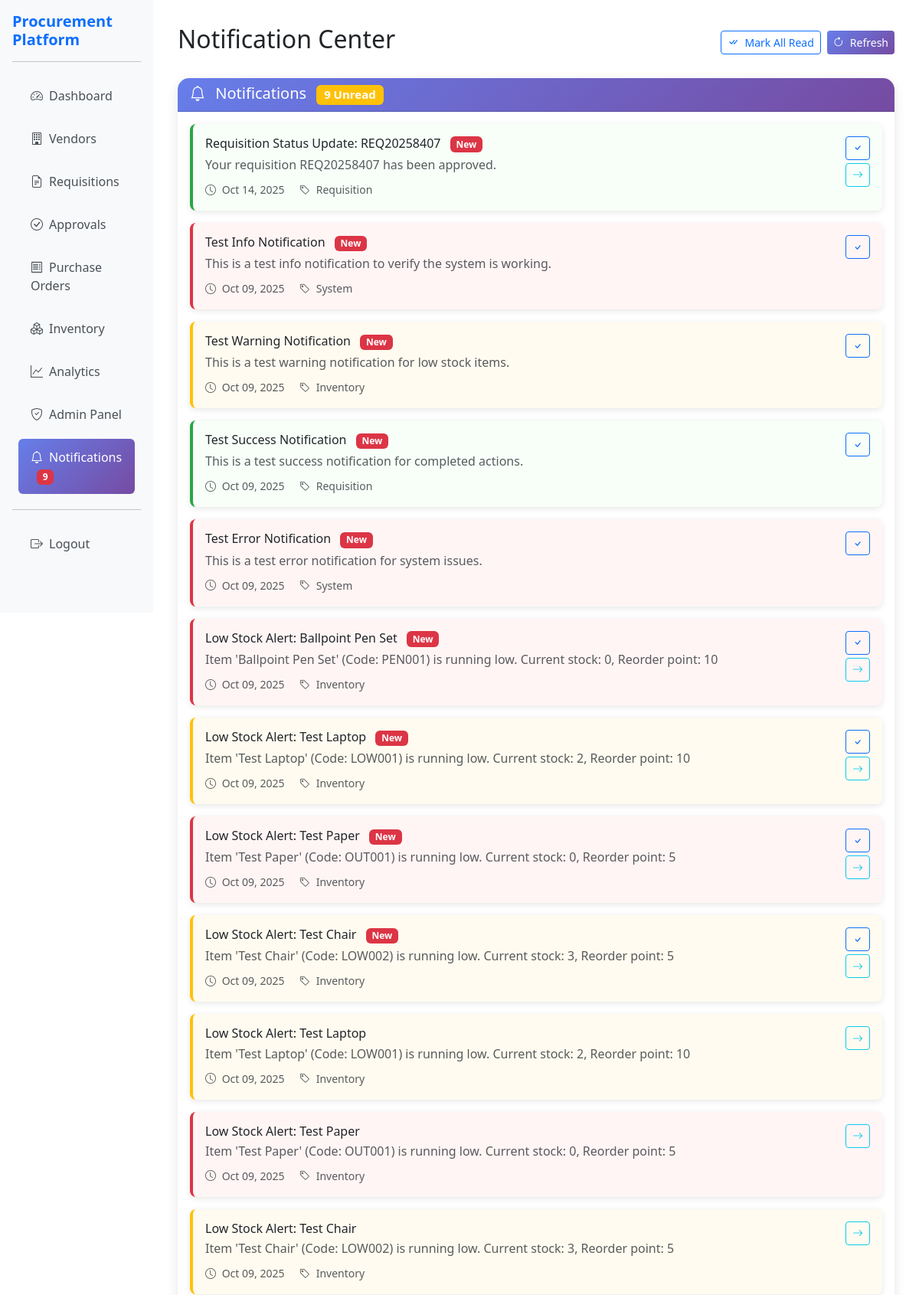
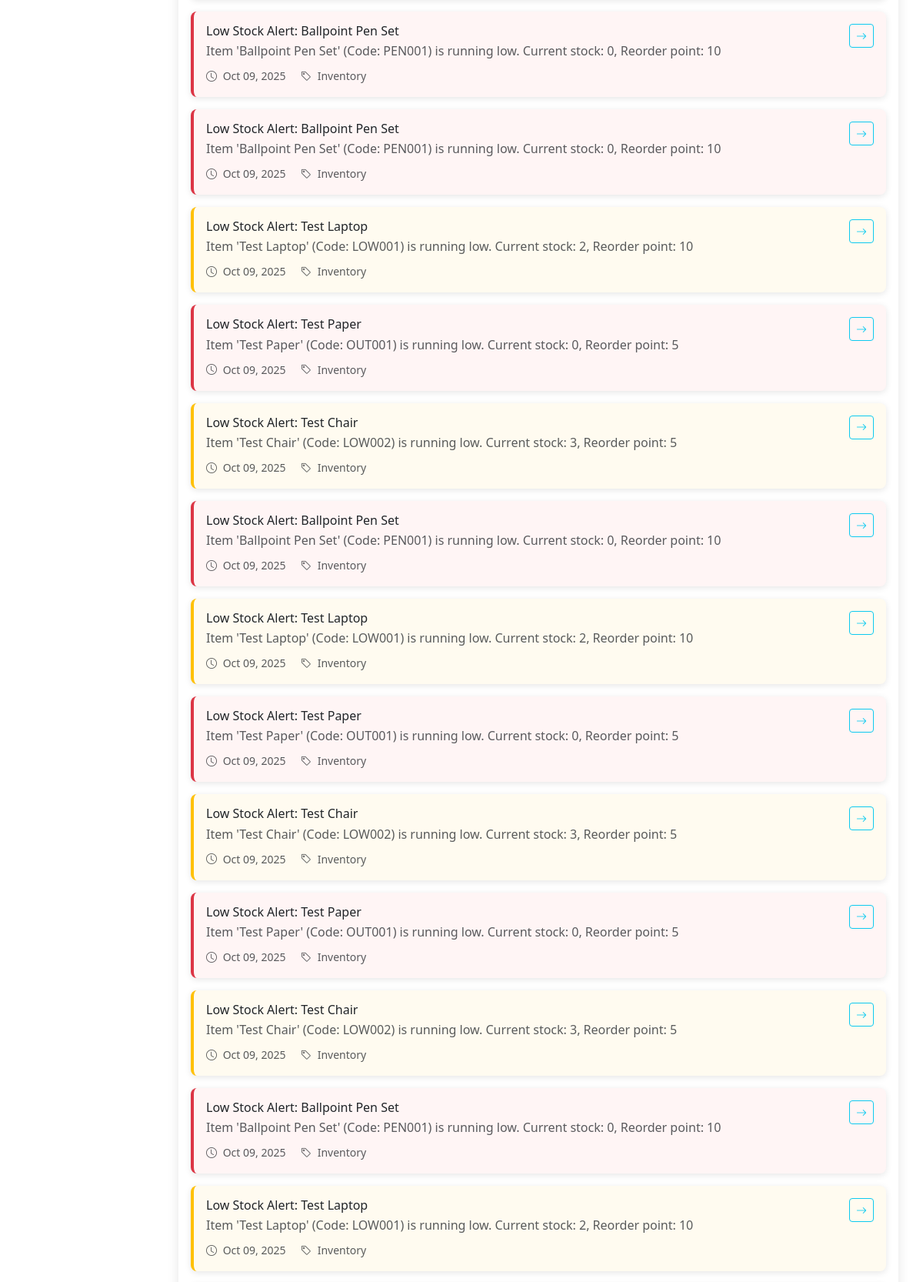
Page /notification_center.php (signed in, upper part) on the committed database (2 pictures, top to bottom).
### tables this page shows
CREATE TABLE `notifications` (
  `id` int(11) NOT NULL,
  `user_id` int(11) NOT NULL,
  `title` varchar(255) NOT NULL,
  `message` text NOT NULL,
  `type` enum('info','warning','error','success') DEFAULT 'info',
  `category` enum('inventory','requisition','approval','purchase_order','system') DEFAULT 'system',
  `is_read` tinyint(1) DEFAULT 0,
  `action_url` varchar(500) DEFAULT NULL,
  `metadata` text DEFAULT NULL,
  `created_at` timestamp NOT NULL DEFAULT current_timestamp(),
  `read_at` timestamp NULL DEFAULT NULL
);

### config/config.php (called while the page is built, shortened)
<?php
function isLoggedIn() {
    return isset($_SESSION['user_id']) && isset($_SESSION['username']);
}
function getCurrentUser() {
    return [
        'id' => $_SESSION['user_id'],
        'username' => $_SESSION['username'],
        'email' => $_SESSION['email'],
        'first_name' => $_SESSION['first_name'],
        'last_name' => $_SESSION['last_name'],
        'role_id' => $_SESSION['role_id'],
        'role_name' => $_SESSION['role_name']
    ];
}
function hasPermission($permission) {
    $user = getCurrentUser();
    if ($user['role_id'] == 1) {
        return true;
    }
    $permissions = $_SESSION['permissions'] ?? [];
    return isset($permissions[$permission]) && $permissions[$permission] === true;
}
function formatDate($date, $format = DATE_DISPLAY_FORMAT) {
    return date($format, strtotime($date));
}
?>

### includes/notifications.php (called while the page is built, shortened)
<?php
require_once __DIR__ . '/../config/config.php';
class NotificationSystem {
    private $db;
    public function __construct() {
        $this->db = new Database();
    }
    public function getUserNotifications($user_id, $limit = 50, $unread_only = false) {
        try {
            $conn = $this->db->getConnection();
            $sql = "SELECT * FROM notifications WHERE user_id = ?";
            $params = [$user_id];
            $safeLimit = (int)$limit;
            $sql .= " ORDER BY created_at DESC LIMIT " . $safeLimit;
            $stmt = $conn->prepare($sql);
            $stmt->execute($params);
            $result = $stmt->fetchAll();
            return $result;
        } catch (Exception $e) {
            error_log("Get notifications error: " . $e->getMessage());
            return [];
        }
    }
    public function getUnreadCount($user_id) {
        try {
            $conn = $this->db->getConnection();
            $sql = "SELECT COUNT(*) FROM notifications WHERE user_id = ? AND is_read = 0";
            $stmt = $conn->prepare($sql);
            $stmt->execute([$user_id]);
            $count = $stmt->fetchColumn();
            return $count;
        } catch (Exception $e) {
            error_log("Get unread count error: " . $e->getMessage());
            return 0;
        }
    }
}
?>

### notification_center.php (the view, shortened to what this page needs)
<?php
require_once 'config/config.php';
require_once 'auth/auth.php';
require_once 'includes/notifications.php';
$__user = getCurrentUser();
$notificationSystem = new NotificationSystem();
$notifications = $notificationSystem->getUserNotifications($__user['id'], 50);
$unread_count = $notificationSystem->getUnreadCount($__user['id']);
?>
<!DOCTYPE html>
<html lang="en">
<head>
    <link href="https://cdn.jsdelivr.net/npm/bootstrap@5.3.0/dist/css/bootstrap.min.css" rel="stylesheet">
    <link href="https://cdn.jsdelivr.net/npm/bootstrap-icons@1.10.0/font/bootstrap-icons.css" rel="stylesheet">
</head>
<body>
    <div class="container-fluid">
        <div class="row">
            <div class="col-md-3 col-lg-2 sidebar">
                <div class="p-3">
                    <h5 class="text-primary fw-bold"><?php echo APP_NAME; ?></h5>
                    <hr>
                    <nav class="nav flex-column">
                        <a class="nav-link" href="dashboard.php">
                            <i class="bi bi-speedometer2 me-2"></i>Dashboard
                        </a>
                        <?php if (hasPermission('manage_vendors')): ?>
                        <a class="nav-link" href="vendor.php">
                            <i class="bi bi-building me-2"></i>Vendors
                        </a>
                        <?php endif; ?>
                        <?php if (hasPermission('create_requisition')): ?>
                        <a class="nav-link" href="requisition.php">
                            <i class="bi bi-file-earmark-text me-2"></i>Requisitions
                        </a>
                        <?php endif; ?>
                        <?php if (hasPermission('approve_requisition')): ?>
                        <a class="nav-link" href="approval.php">
                            <i class="bi bi-check-circle me-2"></i>Approvals
                        </a>
                        <?php endif; ?>
                        <?php if (hasPermission('create_po')): ?>
                        <a class="nav-link" href="purchase_order.php">
                            <i class="bi bi-receipt me-2"></i>Purchase Orders
                        </a>
                        <?php endif; ?>
                        <?php if (hasPermission('view_inventory')): ?>
                        <a class="nav-link" href="inventory.php">
                            <i class="bi bi-boxes me-2"></i>Inventory
                        </a>
                        <?php endif; ?>
                        <?php if (hasPermission('view_analytics')): ?>
                        <a class="nav-link" href="analytics.php">
                            <i class="bi bi-graph-up me-2"></i>Analytics
                        </a>
                        <?php endif; ?>
                        <?php if (hasPermission('manage_users')): ?>
                        <a class="nav-link" href="admin_dashboard.php">
                            <i class="bi bi-shield-check me-2"></i>Admin Panel
                        </a>
                        <?php endif; ?>
                        <a class="nav-link active" href="notification_center.php">
                            <i class="bi bi-bell me-2"></i>Notifications
                            <?php if ($unread_count > 0): ?>
                                <span class="badge bg-danger ms-2"><?php echo $unread_count; ?></span>
                            <?php endif; ?>
                        </a>
                        <hr>
                        <a class="nav-link" href="logout.php">
                            <i class="bi bi-box-arrow-right me-2"></i>Logout
                        </a>
                    </nav>
                </div>
            </div>
            <div class="col-md-9 col-lg-10 main-content">
                <div class="d-flex justify-content-between align-items-center mb-4">
                    <h2>Notification Center</h2>
                    <div class="d-flex gap-2">
                        <?php if ($unread_count > 0): ?>
                            <form method="POST" style="display: inline;">
                                <button type="submit" class="btn btn-outline-primary btn-sm">
                                    <i class="bi bi-check-all me-2"></i>Mark All Read
                                </button>
                            </form>
                        <?php endif; ?>
                        <button class="btn btn-primary btn-sm" onclick="refreshNotifications()">
                            <i class="bi bi-arrow-clockwise me-2"></i>Refresh
                        </button>
                    </div>
                </div>
                <div class="card">
                    <div class="card-header">
                        <h5 class="mb-0">
                            <i class="bi bi-bell me-2"></i>
                            Notifications
                            <?php if ($unread_count > 0): ?>
                                <span class="badge bg-warning ms-2"><?php echo $unread_count; ?> Unread</span>
                            <?php endif; ?>
                        </h5>
                    </div>
                    <div class="card-body">
                        <?php if (empty($notifications) && $unread_count == 0): ?>
                            <div class="text-center py-5">
                                <i class="bi bi-bell-slash fs-1 text-muted"></i>
                                <h5 class="text-muted mt-3">No notifications</h5>
                                <p class="text-muted">You're all caught up! Check back later for new notifications.</p>
                            </div>
                        <?php else: ?>
                            <?php foreach ($notifications as $notification): ?>
                                <div class="notification-item <?php echo $notification['is_read'] ? '' : 'unread'; ?> <?php echo $notification['type']; ?>">
                                    <div class="d-flex justify-content-between align-items-start">
                                        <div class="flex-grow-1">
                                            <h6 class="mb-1">
                                                <?php echo htmlspecialchars($notification['title']); ?>
                                                <?php if (!$notification['is_read']): ?>
                                                    <span class="badge bg-danger ms-2">New</span>
                                                <?php endif; ?>
                                            </h6>
                                            <p class="mb-2 text-muted"><?php echo htmlspecialchars($notification['message']); ?></p>
                                            <small class="text-muted">
                                                <i class="bi bi-clock me-1"></i>
                                                <?php echo formatDate($notification['created_at']); ?>
                                                <span class="ms-3">
                                                    <i class="bi bi-tag me-1"></i>
                                                    <?php echo ucfirst($notification['category']); ?>
                                                </span>
                                            </small>
                                        </div>
                                        <div class="d-flex flex-column gap-1">
                                            <?php if (!$notification['is_read']): ?>
                                                <form method="POST" style="display: inline;">
                                                    <button type="submit" class="btn btn-sm btn-outline-primary">
                                                        <i class="bi bi-check"></i>
                                                    </button>
                                                </form>
                                            <?php endif; ?>
                                            <?php if ($notification['action_url']): ?>
                                                <a href="<?php echo htmlspecialchars($notification['action_url']); ?>" class="btn btn-sm btn-outline-info">
                                                    <i class="bi bi-arrow-right"></i>
                                                </a>
                                            <?php endif; ?>
                                        </div>
                                    </div>
                                </div>
                            <?php endforeach; ?>
                        <?php endif; ?>
                    </div>
                </div>
            </div>
        </div>
    </div>
</body>
</html>

### notification_center.php (style rules this page uses)
.sidebar { background: #f8f9fa; min-height: 100vh; padding: 0; position: sticky; top: 0; height: 100vh; overflow-y: auto; }
.sidebar .nav-link { color: #495057; padding: 0.75rem 1rem; border-radius: 0.375rem; margin: 0.25rem 0.5rem; }
.sidebar .nav-link:hover, .sidebar .nav-link.active { background: linear-gradient(135deg, #667eea 0%, #764ba2 100%); color: white; }
.main-content { padding: 2rem; }
.card { border: none; border-radius: 15px; box-shadow: 0 4px 15px rgba(0, 0, 0, 0.1); }
.card-header { background: linear-gradient(135deg, #667eea 0%, #764ba2 100%); color: white; border-radius: 15px 15px 0 0 !important; }
.btn-primary { background: linear-gradient(135deg, #667eea 0%, #764ba2 100%); border: none; }
.notification-item { border-left: 4px solid #667eea; margin-bottom: 1rem; padding: 1rem; background: white; border-radius: 8px; box-shadow: 0 2px 8px rgba(0, 0, 0, 0.1); transition: all 0.3s ease; }
.notification-item.unread { border-left-color: #dc3545; background: #fff5f5; }
.notification-item.warning { border-left-color: #ffc107; background: #fffbf0; }
.notification-item.success { border-left-color: #28a745; background: #f8fff9; }
.notification-item.error { border-left-color: #dc3545; background: #fff5f5; }

### rows in the picture
notifications: title "Requisition Status Update: REQ20258407", is_read "New", message "Your requisition REQ20258407 has been approved.", created_at "Oct 14, 2025", category "Requisition"
notifications: title "Test Info Notification", is_read "New", message "This is a test info notification to verify the system is working.", created_at "Oct 09, 2025", category "System"
notifications: title "Test Warning Notification", is_read "New", message "This is a test warning notification for low stock items.", created_at "Oct 09, 2025", category "Inventory"
notifications: title "Test Success Notification", is_read "New", message "This is a test success notification for completed actions.", created_at "Oct 09, 2025", category "Requisition"
notifications: title "Test Error Notification", is_read "New", message "This is a test error notification for system issues.", created_at "Oct 09, 2025", category "System"
notifications: title "Low Stock Alert: Ballpoint Pen Set", is_read "New", message "Item 'Ballpoint Pen Set' (Code: PEN001) is running low. Current stock: 0, Reorder point: 10", created_at "Oct 09, 2025", category "Inventory"
notifications: title "Low Stock Alert: Test Laptop", is_read "New", message "Item 'Test Laptop' (Code: LOW001) is running low. Current stock: 2, Reorder point: 10", created_at "Oct 09, 2025", category "Inventory"
notifications: title "Low Stock Alert: Test Paper", is_read "New", message "Item 'Test Paper' (Code: OUT001) is running low. Current stock: 0, Reorder point: 5", created_at "Oct 09, 2025", category "Inventory"
notifications: title "Low Stock Alert: Test Chair", is_read "New", message "Item 'Test Chair' (Code: LOW002) is running low. Current stock: 3, Reorder point: 5", created_at "Oct 09, 2025", category "Inventory"
notifications: title "Low Stock Alert: Test Laptop", message "Item 'Test Laptop' (Code: LOW001) is running low. Current stock: 2, Reorder point: 10", created_at "Oct 09, 2025", category "Inventory"
notifications: title "Low Stock Alert: Test Paper", message "Item 'Test Paper' (Code: OUT001) is running low. Current stock: 0, Reorder point: 5", created_at "Oct 09, 2025", category "Inventory"
notifications: title "Low Stock Alert: Test Chair", message "Item 'Test Chair' (Code: LOW002) is running low. Current stock: 3, Reorder point: 5", created_at "Oct 09, 2025", category "Inventory"
notifications: title "Low Stock Alert: Ballpoint Pen Set", message "Item 'Ballpoint Pen Set' (Code: PEN001) is running low. Current stock: 0, Reorder point: 10", created_at "Oct 09, 2025", category "Inventory"
notifications: title "Low Stock Alert: Ballpoint Pen Set", message "Item 'Ballpoint Pen Set' (Code: PEN001) is running low. Current stock: 0, Reorder point: 10", created_at "Oct 09, 2025", category "Inventory"
notifications: title "Low Stock Alert: Test Laptop", message "Item 'Test Laptop' (Code: LOW001) is running low. Current stock: 2, Reorder point: 10", created_at "Oct 09, 2025", category "Inventory"
notifications: title "Low Stock Alert: Test Paper", message "Item 'Test Paper' (Code: OUT001) is running low. Current stock: 0, Reorder point: 5", created_at "Oct 09, 2025", category "Inventory"
notifications: title "Low Stock Alert: Test Chair", message "Item 'Test Chair' (Code: LOW002) is running low. Current stock: 3, Reorder point: 5", created_at "Oct 09, 2025", category "Inventory"
notifications: title "Low Stock Alert: Ballpoint Pen Set", message "Item 'Ballpoint Pen Set' (Code: PEN001) is running low. Current stock: 0, Reorder point: 10", created_at "Oct 09, 2025", category "Inventory"
notifications: title "Low Stock Alert: Test Laptop", message "Item 'Test Laptop' (Code: LOW001) is running low. Current stock: 2, Reorder point: 10", created_at "Oct 09, 2025", category "Inventory"
notifications: title "Low Stock Alert: Test Paper", message "Item 'Test Paper' (Code: OUT001) is running low. Current stock: 0, Reorder point: 5", created_at "Oct 09, 2025", category "Inventory"
notifications: title "Low Stock Alert: Test Chair", message "Item 'Test Chair' (Code: LOW002) is running low. Current stock: 3, Reorder point: 5", created_at "Oct 09, 2025", category "Inventory"
notifications: title "Low Stock Alert: Test Paper", message "Item 'Test Paper' (Code: OUT001) is running low. Current stock: 0, Reorder point: 5", created_at "Oct 09, 2025", category "Inventory"
notifications: title "Low Stock Alert: Test Chair", message "Item 'Test Chair' (Code: LOW002) is running low. Current stock: 3, Reorder point: 5", created_at "Oct 09, 2025", category "Inventory"
notifications: title "Low Stock Alert: Ballpoint Pen Set", message "Item 'Ballpoint Pen Set' (Code: PEN001) is running low. Current stock: 0, Reorder point: 10", created_at "Oct 09, 2025", category "Inventory"
notifications: title "Low Stock Alert: Test Laptop", message "Item 'Test Laptop' (Code: LOW001) is running low. Current stock: 2, Reorder point: 10", created_at "Oct 09, 2025", category "Inventory"

### other values in the picture
APP_NAME "Procurement Platform"
$unread_count "9"
